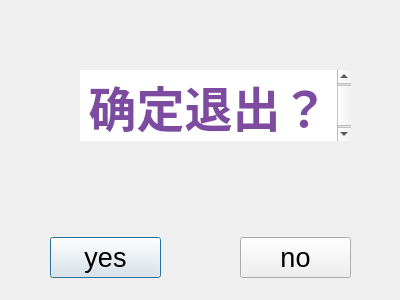
<?xml version="1.0" encoding="UTF-8"?>
<ui version="4.0">
 <class>Exitwindow</class>
 <widget class="QDialog" name="Exitwindow">
  <property name="geometry">
   <rect>
    <x>0</x>
    <y>0</y>
    <width>400</width>
    <height>300</height>
   </rect>
  </property>
  <property name="windowTitle">
   <string>选择</string>
  </property>
  <widget class="QPushButton" name="pushButton">
   <property name="geometry">
    <rect>
     <x>50</x>
     <y>237</y>
     <width>111</width>
     <height>41</height>
    </rect>
   </property>
   <property name="font">
    <font>
     <pointsize>20</pointsize>
    </font>
   </property>
   <property name="text">
    <string>yes</string>
   </property>
   <property name="autoDefault">
    <bool>true</bool>
   </property>
  </widget>
  <widget class="QPushButton" name="pushButton_2">
   <property name="geometry">
    <rect>
     <x>240</x>
     <y>237</y>
     <width>111</width>
     <height>41</height>
    </rect>
   </property>
   <property name="font">
    <font>
     <pointsize>20</pointsize>
    </font>
   </property>
   <property name="text">
    <string>no</string>
   </property>
  </widget>
  <widget class="QTextEdit" name="textEdit">
   <property name="geometry">
    <rect>
     <x>80</x>
     <y>70</y>
     <width>271</width>
     <height>71</height>
    </rect>
   </property>
   <property name="frameShape">
    <enum>QFrame::NoFrame</enum>
   </property>
   <property name="sizeAdjustPolicy">
    <enum>QAbstractScrollArea::AdjustToContents</enum>
   </property>
   <property name="autoFormatting">
    <set>QTextEdit::AutoNone</set>
   </property>
   <property name="lineWrapMode">
    <enum>QTextEdit::WidgetWidth</enum>
   </property>
   <property name="readOnly">
    <bool>true</bool>
   </property>
   <property name="html">
    <string>&lt;!DOCTYPE HTML PUBLIC &quot;-//W3C//DTD HTML 4.0//EN&quot; &quot;http://www.w3.org/TR/REC-html40/strict.dtd&quot;&gt;
&lt;html&gt;&lt;head&gt;&lt;meta name=&quot;qrichtext&quot; content=&quot;1&quot; /&gt;&lt;meta charset=&quot;utf-8&quot; /&gt;&lt;style type=&quot;text/css&quot;&gt;
p, li { white-space: pre-wrap; }
&lt;/style&gt;&lt;/head&gt;&lt;body style=&quot; font-family:'Microsoft YaHei UI'; font-size:9pt; font-weight:400; font-style:normal;&quot;&gt;
&lt;p align=&quot;center&quot; style=&quot; margin-top:0px; margin-bottom:0px; margin-left:0px; margin-right:0px; -qt-block-indent:0; text-indent:0px;&quot;&gt;&lt;span style=&quot; font-size:36pt; font-weight:700; color:#7d4ca1;&quot;&gt;确定退出？&lt;/span&gt;&lt;/p&gt;&lt;/body&gt;&lt;/html&gt;</string>
   </property>
   <property name="overwriteMode">
    <bool>false</bool>
   </property>
  </widget>
 </widget>
 <resources/>
 <connections/>
</ui>
